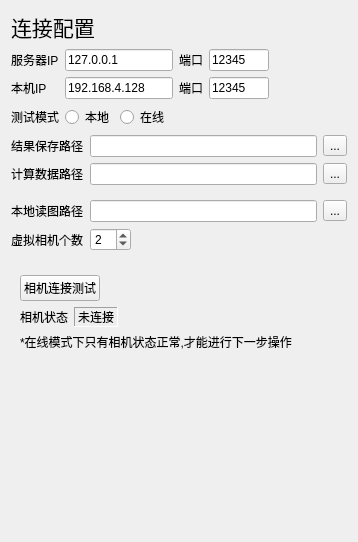
       <widget class="QWidget" name="page">
        <layout class="QVBoxLayout" name="verticalLayout_7">
         <item>
          <widget class="QLabel" name="label_7">
           <property name="text">
            <string>&lt;html&gt;&lt;head/&gt;&lt;body&gt;&lt;p&gt;&lt;span style=&quot; font-size:16pt;&quot;&gt;连接配置&lt;/span&gt;&lt;/p&gt;&lt;/body&gt;&lt;/html&gt;</string>
           </property>
          </widget>
         </item>
         <item>
          <layout class="QHBoxLayout" name="horizontalLayout_14">
           <item>
            <layout class="QGridLayout" name="gridLayout">
             <item row="0" column="0">
              <widget class="QLabel" name="label_53">
               <property name="text">
                <string>服务器IP</string>
               </property>
              </widget>
             </item>
             <item row="0" column="1">
              <widget class="QLineEdit" name="lineEdit_ip_Remote">
               <property name="sizePolicy">
                <sizepolicy hsizetype="Preferred" vsizetype="Fixed">
                 <horstretch>0</horstretch>
                 <verstretch>0</verstretch>
                </sizepolicy>
               </property>
               <property name="text">
                <string>127.0.0.1</string>
               </property>
              </widget>
             </item>
             <item row="1" column="0">
              <widget class="QLabel" name="label_54">
               <property name="text">
                <string>本机IP</string>
               </property>
              </widget>
             </item>
             <item row="1" column="1">
              <widget class="QLineEdit" name="lineEdit_ip_self">
               <property name="sizePolicy">
                <sizepolicy hsizetype="Preferred" vsizetype="Fixed">
                 <horstretch>0</horstretch>
                 <verstretch>0</verstretch>
                </sizepolicy>
               </property>
               <property name="text">
                <string>192.168.4.128</string>
               </property>
              </widget>
             </item>
            </layout>
           </item>
           <item>
            <layout class="QGridLayout" name="gridLayout_4">
             <item row="1" column="1">
              <widget class="QLineEdit" name="lineEdit_port_self">
               <property name="sizePolicy">
                <sizepolicy hsizetype="Preferred" vsizetype="Fixed">
                 <horstretch>0</horstretch>
                 <verstretch>0</verstretch>
                </sizepolicy>
               </property>
               <property name="maximumSize">
                <size>
                 <width>60</width>
                 <height>16777215</height>
                </size>
               </property>
               <property name="text">
                <string>12345</string>
               </property>
              </widget>
             </item>
             <item row="0" column="1">
              <widget class="QLineEdit" name="lineEdit_port_Remote">
               <property name="sizePolicy">
                <sizepolicy hsizetype="Preferred" vsizetype="Fixed">
                 <horstretch>0</horstretch>
                 <verstretch>0</verstretch>
                </sizepolicy>
               </property>
               <property name="maximumSize">
                <size>
                 <width>60</width>
                 <height>16777215</height>
                </size>
               </property>
               <property name="text">
                <string>12345</string>
               </property>
              </widget>
             </item>
             <item row="0" column="0">
              <widget class="QLabel" name="label_51">
               <property name="text">
                <string>端口</string>
               </property>
              </widget>
             </item>
             <item row="1" column="0">
              <widget class="QLabel" name="label_52">
               <property name="text">
                <string>端口</string>
               </property>
              </widget>
             </item>
            </layout>
           </item>
           <item>
            <spacer name="horizontalSpacer_2">
             <property name="orientation">
              <enum>Qt::Horizontal</enum>
             </property>
             <property name="sizeHint" stdset="0">
              <size>
               <width>78</width>
               <height>17</height>
              </size>
             </property>
            </spacer>
           </item>
          </layout>
         </item>
         <item>
          <layout class="QHBoxLayout" name="horizontalLayout_11">
           <item>
            <widget class="QLabel" name="label_21">
             <property name="text">
              <string>测试模式</string>
             </property>
            </widget>
           </item>
           <item>
            <layout class="QHBoxLayout" name="horizontalLayout_2">
             <item>
              <widget class="QRadioButton" name="rbt_offline">
               <property name="text">
                <string>本地</string>
               </property>
              </widget>
             </item>
             <item>
              <widget class="QRadioButton" name="rbt_online">
               <property name="text">
                <string>在线</string>
               </property>
              </widget>
             </item>
             <item>
              <spacer name="horizontalSpacer_14">
               <property name="orientation">
                <enum>Qt::Horizontal</enum>
               </property>
               <property name="sizeHint" stdset="0">
                <size>
                 <width>40</width>
                 <height>20</height>
                </size>
               </property>
              </spacer>
             </item>
            </layout>
           </item>
          </layout>
         </item>
         <item>
          <layout class="QGridLayout" name="gridLayout_6">
           <item row="0" column="0">
            <widget class="QLabel" name="label_5">
             <property name="text">
              <string>结果保存路径</string>
             </property>
            </widget>
           </item>
           <item row="0" column="1">
            <widget class="QLineEdit" name="lineEdit_savePath"/>
           </item>
           <item row="0" column="2">
            <widget class="QToolButton" name="tbt_datasaved">
             <property name="toolTip">
              <string>&lt;html&gt;&lt;head/&gt;&lt;body&gt;&lt;p&gt;选择一个文件夹&lt;/p&gt;&lt;/body&gt;&lt;/html&gt;</string>
             </property>
             <property name="text">
              <string>...</string>
             </property>
            </widget>
           </item>
           <item row="1" column="0">
            <widget class="QLabel" name="label_62">
             <property name="text">
              <string>计算数据路径</string>
             </property>
            </widget>
           </item>
           <item row="1" column="1">
            <widget class="QLineEdit" name="lineEdit_computePath"/>
           </item>
           <item row="1" column="2">
            <widget class="QToolButton" name="tbt_computePath">
             <property name="toolTip">
              <string>&lt;html&gt;&lt;head/&gt;&lt;body&gt;&lt;p&gt;选择一个文件夹&lt;/p&gt;&lt;/body&gt;&lt;/html&gt;</string>
             </property>
             <property name="text">
              <string>...</string>
             </property>
            </widget>
           </item>
          </layout>
         </item>
         <item>
          <widget class="QWidget" name="widget_offline" native="true">
           <layout class="QGridLayout" name="gridLayout_5">
            <property name="leftMargin">
             <number>0</number>
            </property>
            <property name="rightMargin">
             <number>0</number>
            </property>
            <item row="0" column="1">
             <widget class="QLineEdit" name="lineEdit_offlinePath"/>
            </item>
            <item row="0" column="0">
             <widget class="QLabel" name="label_55">
              <property name="text">
               <string>本地读图路径</string>
              </property>
             </widget>
            </item>
            <item row="1" column="1">
             <layout class="QHBoxLayout" name="horizontalLayout_16">
              <item>
               <widget class="QSpinBox" name="spinBox_camera_num">
                <property name="minimum">
                 <number>1</number>
                </property>
                <property name="maximum">
                 <number>16</number>
                </property>
                <property name="value">
                 <number>2</number>
                </property>
               </widget>
              </item>
              <item>
               <spacer name="horizontalSpacer_15">
                <property name="orientation">
                 <enum>Qt::Horizontal</enum>
                </property>
                <property name="sizeHint" stdset="0">
                 <size>
                  <width>40</width>
                  <height>20</height>
                 </size>
                </property>
               </spacer>
              </item>
             </layout>
            </item>
            <item row="1" column="0">
             <widget class="QLabel" name="label_56">
              <property name="text">
               <string>虚拟相机个数</string>
              </property>
             </widget>
            </item>
            <item row="0" column="2">
             <widget class="QToolButton" name="tbt_data">
              <property name="toolTip">
               <string>&lt;html&gt;&lt;head/&gt;&lt;body&gt;&lt;p&gt;选择一个文件夹&lt;/p&gt;&lt;/body&gt;&lt;/html&gt;</string>
              </property>
              <property name="text">
               <string>...</string>
              </property>
             </widget>
            </item>
           </layout>
          </widget>
         </item>
         <item>
          <widget class="QWidget" name="widget_online" native="true">
           <layout class="QVBoxLayout" name="verticalLayout_2">
            <item>
             <layout class="QHBoxLayout" name="horizontalLayout_25">
              <item>
               <widget class="QPushButton" name="pbt_connect">
                <property name="text">
                 <string>相机连接测试</string>
                </property>
               </widget>
              </item>
              <item>
               <spacer name="horizontalSpacer_20">
                <property name="orientation">
                 <enum>Qt::Horizontal</enum>
                </property>
                <property name="sizeHint" stdset="0">
                 <size>
                  <width>40</width>
                  <height>20</height>
                 </size>
                </property>
               </spacer>
              </item>
             </layout>
            </item>
            <item>
             <layout class="QHBoxLayout" name="horizontalLayout_27">
              <item>
               <widget class="QLabel" name="label_24">
                <property name="text">
                 <string>相机状态</string>
                </property>
               </widget>
              </item>
              <item>
               <widget class="QLabel" name="lab_camera_status">
                <property name="frameShape">
                 <enum>QFrame::Panel</enum>
                </property>
                <property name="frameShadow">
                 <enum>QFrame::Sunken</enum>
                </property>
                <property name="text">
                 <string>未连接</string>
                </property>
               </widget>
              </item>
              <item>
               <spacer name="horizontalSpacer_21">
                <property name="orientation">
                 <enum>Qt::Horizontal</enum>
                </property>
                <property name="sizeHint" stdset="0">
                 <size>
                  <width>40</width>
                  <height>20</height>
                 </size>
                </property>
               </spacer>
              </item>
             </layout>
            </item>
            <item>
             <widget class="QLabel" name="label_33">
              <property name="text">
               <string>*在线模式下只有相机状态正常,才能进行下一步操作</string>
              </property>
             </widget>
            </item>
           </layout>
          </widget>
         </item>
         <item>
          <spacer name="verticalSpacer_2">
           <property name="orientation">
            <enum>Qt::Vertical</enum>
           </property>
           <property name="sizeHint" stdset="0">
            <size>
             <width>20</width>
             <height>171</height>
            </size>
           </property>
          </spacer>
         </item>
        </layout>
       </widget>
